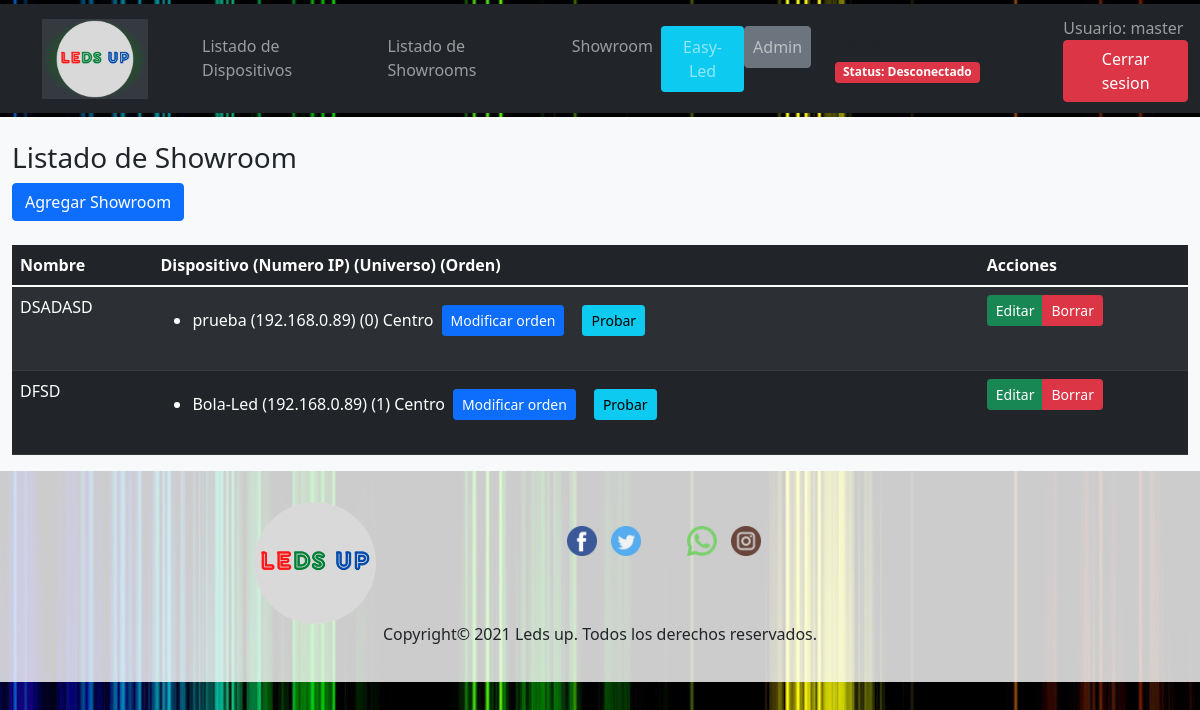
The app's page /ledsup/lista_showroom/ (signed in) with its own data.
### ledsup/models.py (models this page shows, shortened)
class Showroom(models.Model):
    dispositivos = models.ManyToManyField(
        Dispositivo,
        through='OrdenDispositivosEnShowroom'
    )
    usuario = models.ForeignKey(User, on_delete=models.CASCADE)
    nombre_showroom = models.CharField(max_length=100)

class Dispositivo(models.Model):
    TIPO_LED = [
        ('RGB', 'RGB'),
        ('RBG', 'RBG'),
        ('BRG', 'BRG'),
        ('BGR', 'BGR'),
        ('GRB', 'GRB'),
        ('GBR', 'GBR')
    ]
    usuario = models.ForeignKey(User, on_delete=models.CASCADE)
    nombre_dispositivo = models.CharField(max_length=100)
    numero_ip = models.CharField(max_length=15)
    universo = models.PositiveSmallIntegerField(default=0)
    tamano_paquetes = models.PositiveSmallIntegerField(default=512)
    matriz_x = models.PositiveSmallIntegerField(default=5, validators=[MinValueValidator(5), MaxValueValidator(34)])
    matriz_y = models.PositiveSmallIntegerField(default=5, validators=[MinValueValidator(5), MaxValueValidator(34)])
    fecha_creacion = models.DateTimeField('Fecha de creacion', default=timezone.now)
    patch = models.TextField(max_length=600, default='Sin patch')
    tipo_led = models.CharField(choices=TIPO_LED, max_length=5, default='RGB')
    def __str__(self):
        return self.nombre_dispositivo

class OrdenDispositivosEnShowroom(models.Model):
    ORDEN_DISPOSITIVOS = [
        ('Abajo-Izquierda', 'Abajo-Izquierda'),
        ('Abajo', 'Abajo'),
        ('Abajo-Derecha', 'Abajo-Derecha'),
        ('Izquierda', 'Izquierda'),
        ('Centro', 'Centro'),
        ('Derecha', 'Derecha'),
        ('Arriba-Izquierda', 'Arriba-Izquierda'),
        ('Arriba', 'Arriba'),
        ('Arriba-Derecha', 'Arriba-Derecha')
    ]
    dispositivo = models.ForeignKey(Dispositivo, on_delete=models.CASCADE)
    showroom = models.ForeignKey(Showroom, on_delete=models.CASCADE)
    orden = models.CharField(choices=ORDEN_DISPOSITIVOS, max_length=20, default='Centro')
    def __str__(self):
        return self.orden

### ledsup/views.py (the view)
# urls.py: path('lista_showroom/', views.ListShowroomPage.as_view(), name='lista_showroom'),
class ListShowroomPage(LoginRequiredMixin, generic.ListView):
    template_name = 'ledsup/lista_showroom.html'
    context_object_name = 'listadoShowroom'
    def get_queryset(self):
        return Showroom.objects.get_queryset().filter(
            usuario__email__exact=self.request.user.email)
    def get_context_data(self, **kwargs):
        context = super().get_context_data(**kwargs)
        context['ordenes'] = OrdenDispositivosEnShowroom.ORDEN_DISPOSITIVOS
        context[
            'ordenesDispositivosEnShowroom'] = OrdenDispositivosEnShowroom.objects.get_queryset(
        ).filter(showroom__usuario__email__exact=self.request.user.email)
        return context

### ledsup/context_processors.py (called while the page is built)
def estado_conectado(request):
    if request.user.is_authenticated:
        try:
            conectado = UserConnectionStatus.objects.get(user=request.user).connected
        except UserConnectionStatus.DoesNotExist:
            conectado = False
    else:
        conectado = False
    return {"estado_conectado": conectado}

### web/context_processors.py (called while the page is built)
def get_current_year_to_context(request):
    current_datetime = datetime.datetime.now()
    return {
        'current_year': current_datetime.year
    }

### ledsup/templates/ledsup/lista_showroom.html (shortened to what this page needs)
{% extends "ledsup/base_generic.html" %}
{% block content %}
    <div class="container-fluid bg-light">
        {% if user.is_authenticated %}
            <br>
            <h3>Listado de Showroom</h3>
            <div class="justify-content-end">
                <a class="btn btn-primary" href=" {% url 'ledsup:crear_showroom' %}">Agregar Showroom </a>
            </div>
            <br>
        {% endif %}
        <div class="table-responsive">
            <table class="table table-dark table-striped">
                <thead>
                <tr>
                    <th scope="col">Nombre</th>
                    <th scope="col">Dispositivo (Numero IP) (Universo) (Orden)</th>
                    <th scope="col">Acciones</th>
                </tr>
                </thead>
                <tbody>
                {% for show in listadoShowroom %}
                    <tr>
                        <td>{{ show.nombre_showroom }}</td>
                        <td>
                            <ul>
                                {% for disp in show.dispositivos.all %}
                                    <li>
                                        <div class="d-flex align-items-center gap-2">
                                            {{ disp }}
                                            ({{ disp.numero_ip }})
                                            ({{ disp.universo }})
                                            {% for orden in ordenesDispositivosEnShowroom.all %}
                                                {% if disp.id == orden.dispositivo.id %}
                                                    {% if show.id == orden.showroom.id %}
                                                        {{ orden }}
                                                        <a class="btn btn-primary btn-sm"
                                                           href="{% url 'ledsup:editar_orden_dispositivos_en_showroom' orden.id %}">Modificar
                                                            orden</a>
                                                        <form action="{% url 'ledsup:probar_dispositivo' %}"
                                                              method="post">
                                                            <button type="submit" class="btn btn-info btn-sm">Probar
                                                            </button>
                                                        </form>
                                                    {% endif %}
                                                {% endif %}
                                            {% endfor %}
                                        </div>
                                    </li>
                                {% empty %}
                                    <li>No hay Showrooms, ¡añade uno nuevo!</li>
                                {% endfor %}
                            </ul>
                        </td>
                        <td>
                            <div class="btn-group">
                                <a class="btn btn-success btn-sm" href="{% url 'ledsup:editar_showroom' show.id %}">Editar</a>
                                <a class="btn btn-danger btn-sm" href="{% url 'ledsup:eliminar_showroom' show.id %}">Borrar</a>
                            </div>
                        </td>
                    </tr>
                {% endfor %}
                </tbody>
            </table>
        </div>
    </div>
{% endblock %}

### ledsup/templates/ledsup/partials/header.html (shortened to what this page needs)
{% load static %}
<header class="site-header sticky-top py-1">
    <nav class="navbar justify-content-between navbar-expand-lg navbar-dark bg-dark">
        <div class="container-fluid">
            <a class="navbar-brand" href="#">
                <img src="{% static 'ledsup/imagenes/iconos/logo.png' %}" id="imagenLogo" alt="logo"
                     class="logoRojo d-inline-block align-text-top"/>
            </a>
            <div class="collapse navbar-collapse" id="navbarScroll">
                <ul class="navbar-nav mr-auto">
                    <li class="nav-item">
                        <a class="nav-link" href="{% url 'ledsup:lista_dispositivos' %}">
                            Listado de Dispositivos
                        </a>
                    </li>
                    <li class="nav-item">
                        <a class="nav-link" href="{% url 'ledsup:lista_showroom' %}">
                            Listado de Showrooms
                        </a>
                    </li>
                    <li class="nav-item">
                        <a class="nav-link" href="{% url 'ledsup:showroom' %}">
                            Showroom
                        </a>
                    </li>
                    <li class="nav-item">
                        <a class="nav-link bg-info btn" href="{% url 'web:index' %}">
                            Easy-Led
                        </a>
                    </li>
                    {% if user.is_authenticated and user.is_staff %}
                        <li class="nav-item">
                            <a class="nav-link btn-secondary btn" href="{% url 'admin:index' %}">
                                Admin
                            </a>
                        </li>
                    {% endif %}
                    {% if user.is_authenticated %}
                        <li class="nav-item align-self-center mx-4">
                            <span class="fw-bold">
                                <span id="estado-badge" class="badge {% if estado_conectado %}bg-success{% else %}bg-danger{% endif %}">
                                    Status: {% if estado_conectado %}Conectado{% else %}Desconectado{% endif %}
                                </span>
                            </span>
                        </li>
                    {% endif %}
                </ul>
            </div>
            <div class="top-right">
                {% if user.is_authenticated %}
                    <span class="navbar-text">
                            Usuario: {{ user.get_username }}
                        </span>
                    <br>
                    <a href="{% url 'logout' %}?next={{ request.path }}" class="btn btn-danger">Cerrar sesion</a>
                {% else %}
                    <a href="{% url 'login' %}?next={{ request.path }}" class="btn btn-primary">Iniciar sesion</a>
                {% endif %}
            </div>
        </div>
    </nav>
</header>

### ledsup/static/ledsup/css/style.css (style rules this page uses)
body { background: url('/static/ledsup/imagenes/Fondo.jpg'); background-position: center center; background-repeat: repeat; background-attachment: fixed; background-color: black; }
form { margin: 10px; }
.logoVerde { height: 80px; padding: 1px; margin: 1px 30px; background: -webkit-radial-gradient(closest-side,green,#343a40); }

### records on screen
Showroom: nombre_showroom "DSADASD"
Dispositivo: nombre_dispositivo "prueba", numero_ip "192.168.0.89", universo "0"
OrdenDispositivosEnShowroom: orden "Centro"
Showroom: nombre_showroom "DFSD"
Dispositivo: nombre_dispositivo "Bola-Led", numero_ip "192.168.0.89", universo "1"
OrdenDispositivosEnShowroom: orden "Centro"

### other values on screen
{{ user.get_username }} "master"
